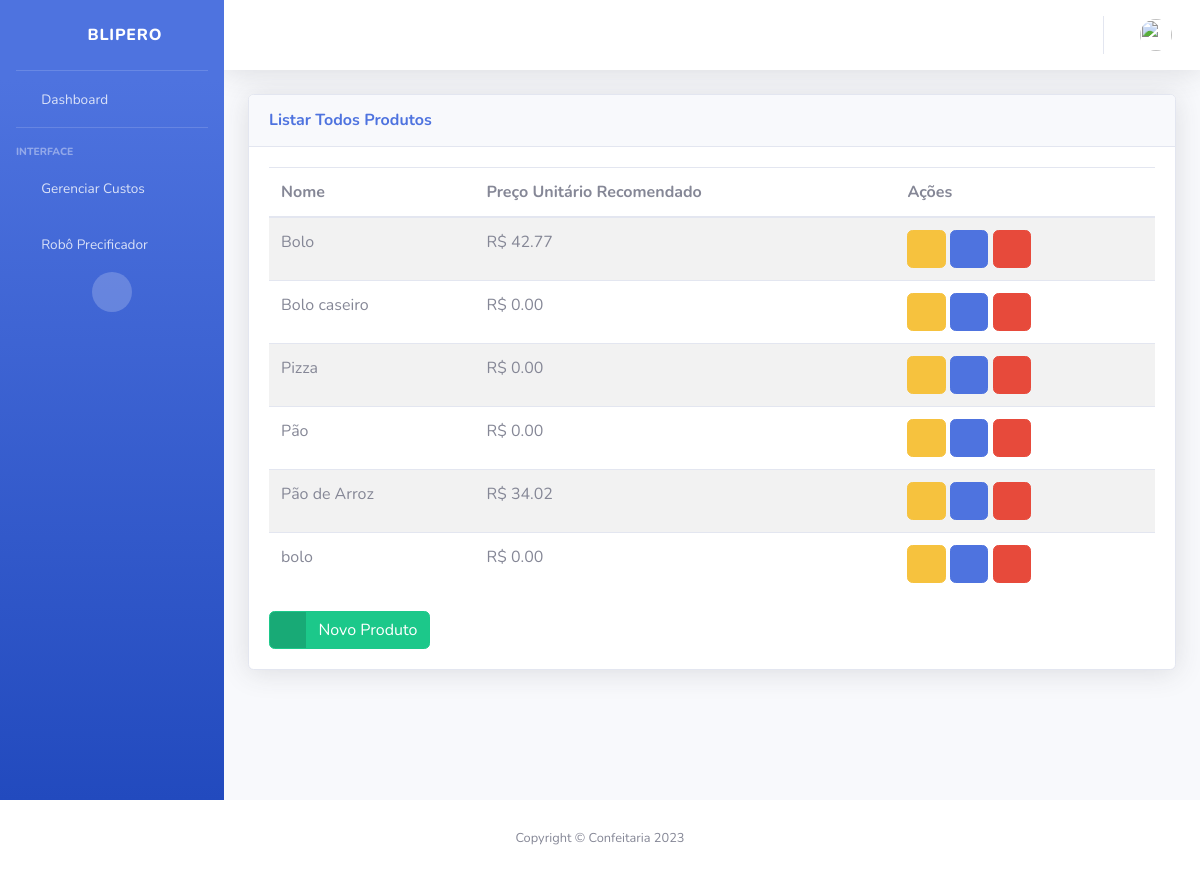
Before: /product-list (signed in) with the older database file.
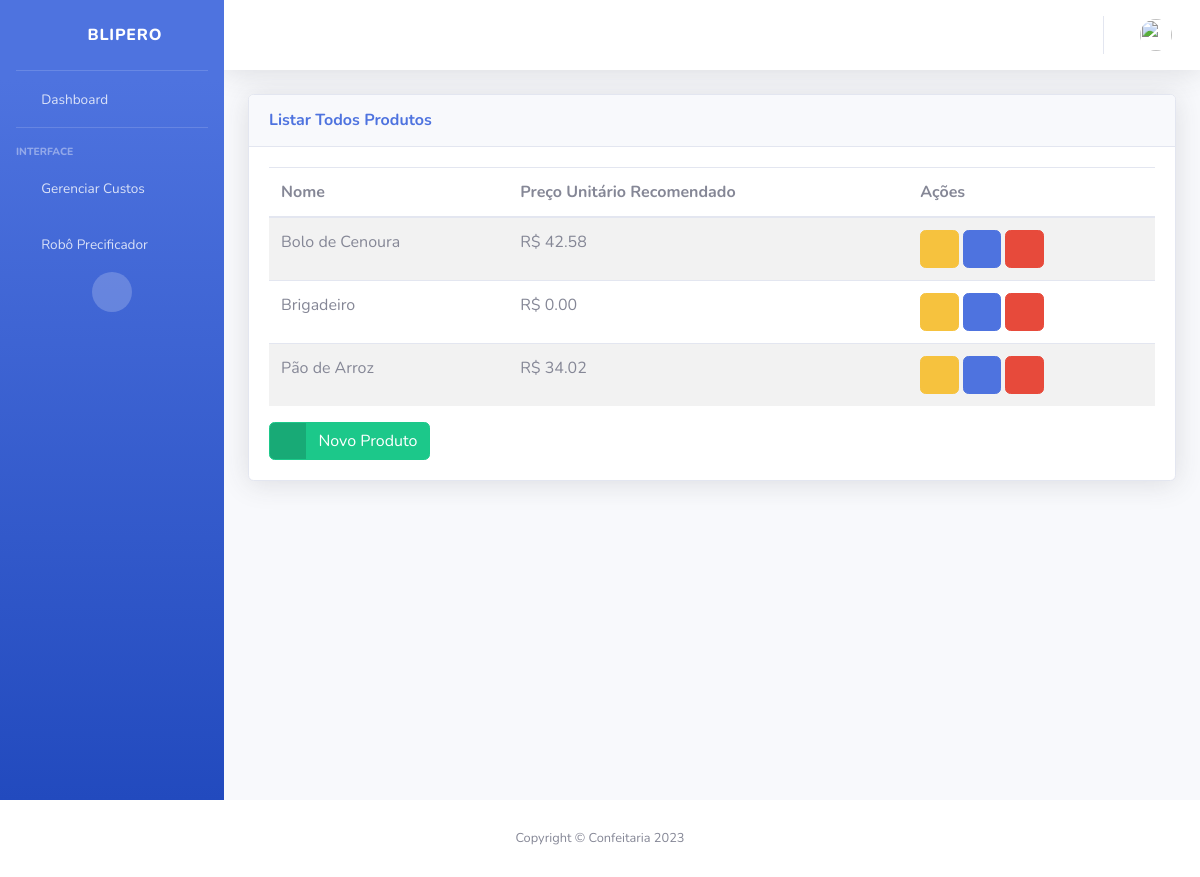
After: the same page with the newer database file.
### myapp/models.py (models this page shows, shortened)
class Product(models.Model):
    user = models.ForeignKey(CustomUser, blank=False, on_delete=models.CASCADE)
    name = models.CharField(_("Nome do Produto:"), db_column='name', max_length=100, blank=False)
    another_expenses = models.FloatField(_("Outros Custos (R$):"), db_column='another_expenses', blank=True)
    incalculable_expenses = models.FloatField(_("Custos Incalculáveis (R$):"), db_column='incalculable_expenses',
                                              blank=True)
    marketplace_tax = models.FloatField(_("Taxa de Comissão em Marketplace %:"), db_column='marketplace_tax',
                                        blank=True)
    taxes = models.FloatField(_("Impostos %:"), db_column='taxes', blank=True)
    quantity = models.IntegerField(
        _("Quantidade Desejada (UNI):"), db_column='quantity', blank=True)
    profit = models.FloatField(_("Lucro Desejado (R$):"), db_column='profit', blank=True)
    class Meta:
        ordering = ["name"]

### myapp/views.py (the view)
# urls.py: path('product-list', views.productList, name='product-list'),
@login_required
def productList(request):
    current_user = request.user
    products = current_user.product_set.all()
    for product in products:
        (price_unity, all_total_costs, total_ingredients, total_materials, total_labors,
         totals_costs) = generate_price_unity(product)
        product.price_unity = price_unity
    return render(request, "product-list.html", {'products': products})

### myapp/views.py (called while the page is built)
def calc_ingredients_value(percent_ingredients):
    calc_ingredients = 0
    for percent_ingredient in percent_ingredients:
        if percent_ingredient.measure != percent_ingredient.ingredient.measure:
            calc_ingredient = (percent_ingredient.percent / (percent_ingredient.ingredient.quantity * 1000)) * \
                              percent_ingredient.ingredient.price
        else:
            calc_ingredient = (percent_ingredient.percent / percent_ingredient.ingredient.quantity) * \
                              percent_ingredient.ingredient.price
        calc_ingredients = calc_ingredients + round(calc_ingredient, 2)
    return calc_ingredients

def calc_materials_value(percent_materials):
    calc_materials = 0
    for percent_material in percent_materials:
        calc_material = (percent_material.percent / percent_material.material.quantity) * \
                        percent_material.material.price
        calc_materials = calc_materials + round(calc_material, 2)
    return calc_materials

def calc_labors_value(percent_labors):
    calc_labors = 0
    for percent_labor in percent_labors:
        calc_labor = percent_labor.hours * (percent_labor.labor.salary / percent_labor.labor.hours)
        calc_labors = calc_labors + round(calc_labor, 2)
    return calc_labors

def calc_costs_value(percent_costs):
    calc_costs = 0
    for percent_cost in percent_costs:
        calc_cost = percent_cost.hours * (percent_cost.cost.price / percent_cost.cost.hours)
        calc_costs = calc_costs + round(calc_cost, 2)
    return calc_costs

### myapp/templates/product-list.html (shortened to what this page needs)
{% extends "base.html" %}
{% block content %}
<div class="card shadow mb-4">
<div class="card-header py-3">
    <h6 class="m-0 font-weight-bold text-primary">Listar Todos Produtos</h6>
</div>
<div class="card-body">
    <div class="table-responsive">
        <table class="table table-striped " id="dataTable" width="100%" cellspacing="0">
            <thead>
                <tr>
                    <th scope="col">Nome</th>
                    <th scope="col">Preço Unitário Recomendado</th>
                    <th scope="col">Ações</th>
                </tr>
            </thead>
            <tbody>
                {% for product in products %}
                <tr>
                    <td>{{ product.name }}</td>
                    <td>R$ {{ product.price_unity|floatformat:2 }}</td>
                    <td >
                        <div class="d-none d-lg-block">
                            <a href="/product/{{ product.id }}" class="btn btn-warning">
                                <span class="icon">
                                    <i class="fas fa-robot"></i>
                                </span>
                            </a>
                            <a href="/product-copy/{{ product.id }}" class="btn btn-primary">
                                <span class="icon">
                                    <i class="fas fa-copy"></i>
                                </span>
                            </a>
                            <a data-toggle="modal" data-target="#modal_{{ product.id }}" class="btn btn-danger">
                                <span class="icon">
                                    <i class="fas fa-trash"></i>
                                </span>
                            </a>
                        </div>
                    </td>
                </tr>
                {% endfor %}
            </tbody>
        </table>
        <a href="{%url 'product-create' %}" class="btn btn-success btn-icon-split">
                <span class="icon text-white-50">
                <i class="fas fa-plus"></i>
                </span>
                <span class="text">Novo Produto</span>
        </a>
    </div>
</div>
</div>
{% endblock %}

### myapp/templates/base.html (shortened to what this page needs)
<!DOCTYPE html>
<html lang="pt-br">
{% load static %}
<head>
    <link href="{% static 'vendor/fontawesome-free/css/all.min.css' %}" rel="stylesheet" type="text/css">
    <link href="{% static 'css/sb-admin-2.min.css' %}" rel="stylesheet">
    <link href="{% static 'vendor/datatables/dataTables.bootstrap4.min.css' %}" rel="stylesheet">
</head>
<body id="page-top">
    <div id="wrapper">
        <ul class="navbar-nav bg-gradient-primary sidebar sidebar-dark accordion" id="accordionSidebar">
            <a class="sidebar-brand d-flex align-items-center justify-content-center" href="index.html">
                <div class="sidebar-brand-icon rotate-n-15">
                    <i class="fas fa-calculator"></i>
                </div>
                <div class="sidebar-brand-text mx-3">Blipero</div>
            </a>
            <hr class="sidebar-divider my-0">
            <li class="nav-item">
                <a class="nav-link" href="{%url 'dashboard' %}">
                    <i class="fas fa-fw fa-calculator"></i>
                    <span>Dashboard</span></a>
            </li>
            <hr class="sidebar-divider">
            <div class="sidebar-heading">
                Interface
            </div>
            <li class="nav-item ">
                <a class="nav-link collapsed" href="#" data-toggle="collapse" data-target="#collapseTwo"
                    aria-expanded="true" aria-controls="collapseTwo">
                    <i class="fas fa-fw fa-seedling"></i>
                    <span>Gerenciar Custos</span>
                </a>
            </li>
            <li class="nav-item">
                <a class="nav-link collapsed" href="#" data-toggle="collapse" data-target="#collapseProducts"
                    aria-expanded="true" aria-controls="collapseUtilities">
                    <i class="fas fa-fw fa-robot"></i>
                    <span>Robô Precificador</span>
                </a>
            </li>
            <div class="text-center d-none d-md-inline">
                <button class="rounded-circle border-0" id="sidebarToggle"></button>
            </div>
        </ul>
        <div id="content-wrapper" class="d-flex flex-column">
            <div id="content">
                <nav class="navbar navbar-expand navbar-light bg-white topbar mb-4 static-top shadow">
                    <ul class="navbar-nav ml-auto">
                        <li class="nav-item dropdown no-arrow">
                            <a class="nav-link dropdown-toggle" href="#" id="userDropdown" role="button"
                                data-toggle="dropdown" aria-haspopup="true" aria-expanded="false">
                                <img class="img-profile rounded-circle" src="{% static 'img/undraw_profile.svg' %}">
                            </a>
                        </li>
                    </ul>
                </nav>
                <div class="container-fluid">
                     {% block content %}
                    {% endblock %}
                </div>
                </div>
            </div>
        </div>
            <footer class="sticky-footer bg-white">
                <div class="container my-auto">
                    <div class="copyright text-center my-auto">
                        <span>Copyright &copy; Confeitaria 2023</span>
                    </div>
                </div>
            </footer>
</body>
</html>

Changed rows visible on the page:
removed Product: name "Bolo caseiro", price_unity "0.00"
removed Product: name "Pizza", price_unity "0.00"
removed Product: name "Pão", price_unity "0.00"
removed Product: name "bolo", price_unity "0.00"
changed Product: name "Bolo" → "Bolo de Cenoura"; price_unity "42.77" → "42.58"
added Product: name "Brigadeiro", price_unity "0.00"
